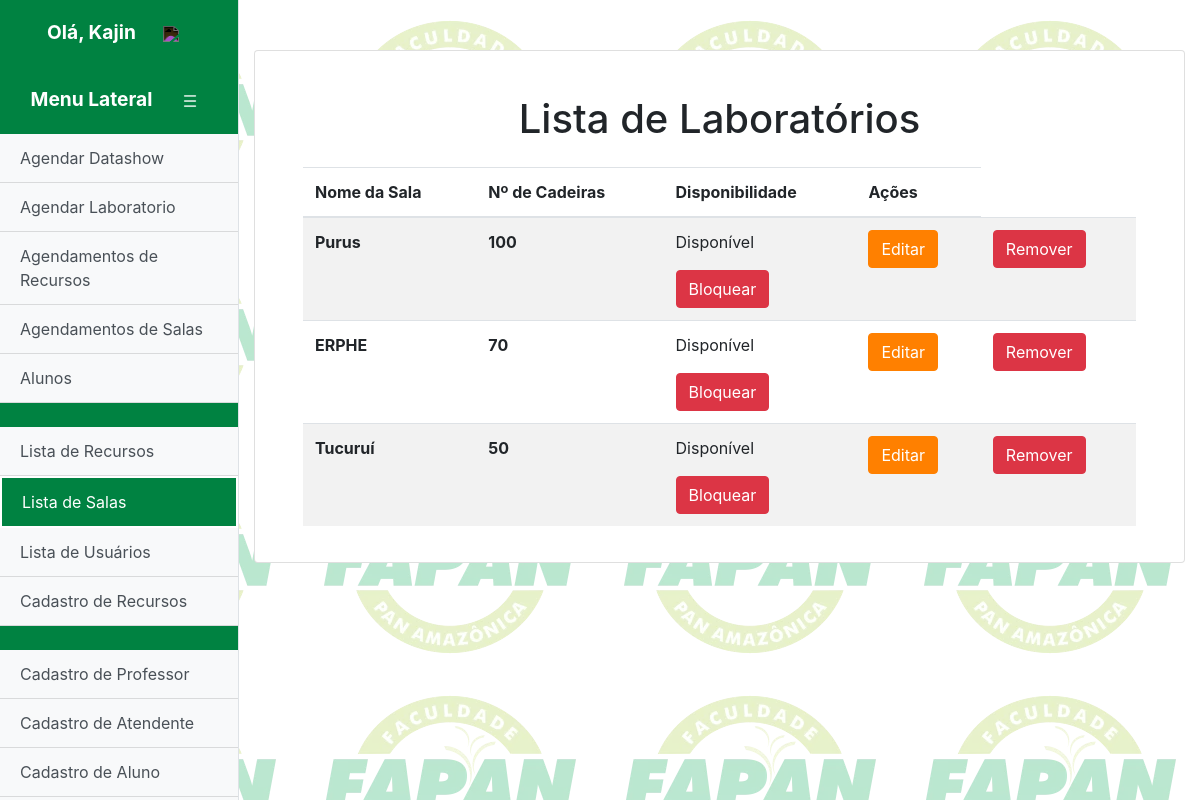
Screenshot of /listalaboratorio.php (signed in) with the database file from the repository.
### tables this page shows
CREATE TABLE `laboratorios` (
  `id` int(11) NOT NULL,
  `nome_sala` varchar(70) DEFAULT NULL,
  `cadeiras` int(11) DEFAULT NULL,
  `disponibilidade` tinyint(1) DEFAULT NULL
);

### listalaboratorio.php (the view, shortened to what this page needs)
<?php
include("conexao.php");
?>
<!DOCTYPE html>
<html lang="en">
<head>
    <link rel="stylesheet" href="https://stackpath.bootstrapcdn.com/bootstrap/4.5.2/css/bootstrap.min.css">
    <link rel="stylesheet" href="styles.css">
</head>
<body>
    <div class="d-flex" id="wrapper">
    <?php include("menulateral.php"); ?>
        <div id="page-content-wrapper" class="container-fluid">
            <div class="card">
                <div class="card-body">
                <h1 class="mt-4 mb-4" style="text-align: center;">Lista de Laboratórios</h1>
                <table class="table table-striped">
                    <thead>
                    <tr>
                    <th scope="col">Nome da Sala</th>
                    <th scope="col">Nº de Cadeiras</th>
                    <th scope="col">Disponibilidade</th>
                    <th scope="col">Ações</th>
                    </tr>
                    </thead>
                    <tbody>
                    <?php
                            $sql = "select id as laboratorio_id, nome_sala as laboratorio_nome, cadeiras as laboratorio_cadeiras, disponibilidade from laboratorios;";
                            $result = mysqli_query($conn, $sql);
                            if ($result) {
                                while ($assoc = mysqli_fetch_assoc($result)) {
                                    echo '
                                    <tr>
                                    <th scope="row">'.$assoc['laboratorio_nome'].'</th>
                                    <th scope="row">'.$assoc['laboratorio_cadeiras'].'</th>
                                    ';
                                    if($assoc['disponibilidade']==false){
                                        echo '<td scope="row"><p>Indisponível</p><a href = "liberarlaboratorio_sucesso.php?laboratorio='.$assoc['laboratorio_id'].'"><button type="button" class="btn btn-success">Liberar</button></a></td>';
                                    }
                                    else {
                                        echo '<td scope="row"><p>Disponível</p><a href = "bloquearlaboratorio.php?laboratorio='.$assoc['laboratorio_id'].'"><button type="button" class="btn btn-danger">Bloquear</button></a></td>';
                                    }
                                    echo '<td><a href = "editarlaboratorio.php?laboratorio='.$assoc['laboratorio_id'].'"><button type="button" class="btn btn-primary btn-editar">Editar</button></a></td>';
                                    echo '<td><a onclick="removerLaboratorio('.$assoc['laboratorio_id'].');"><button type="button" class="btn btn-danger">Remover</button></a></td>';
                                    echo '</tr>';
                                }
                            } else {
                                echo "Erro ao executar a consulta: " . mysqli_error($connect);
                            }
                ?>
                    </tbody>
                    </table>
                </div>
            </div>
        </div>
    </div>
</body>
</html>

### styles.css (style rules this page uses)
#page-content-wrapper { margin-top: 50px; flex-direction: column; }
.container-fluid { display: flex; align-items: center; }
.card { width: 100%; max-width: 1000px; }
.card-body { padding: 1.25rem 3rem; }
.btn-editar { background-color: #ff8000 !important; border-color: #ff8000 !important; }
#wrapper { background-image: url("./assets/Sem_titulo.png"); }

### rows the page displays
laboratorios: nome_sala "Purus", cadeiras "100"
laboratorios: nome_sala "ERPHE", cadeiras "70"
laboratorios: nome_sala "Tucuruí", cadeiras "50"

### other values shown
$_SESSION['nome'] "Kajin"
